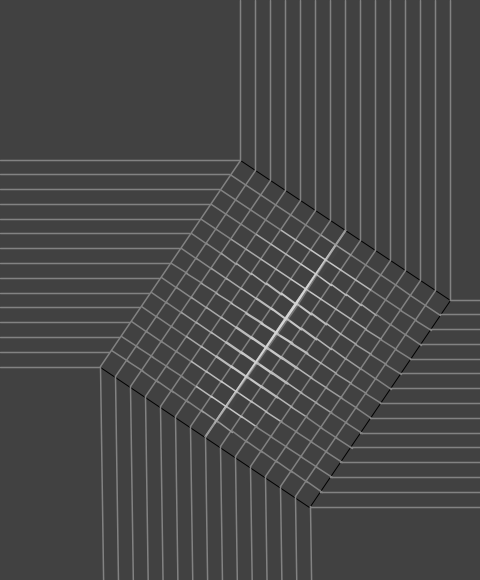
Frame 1 (no input)
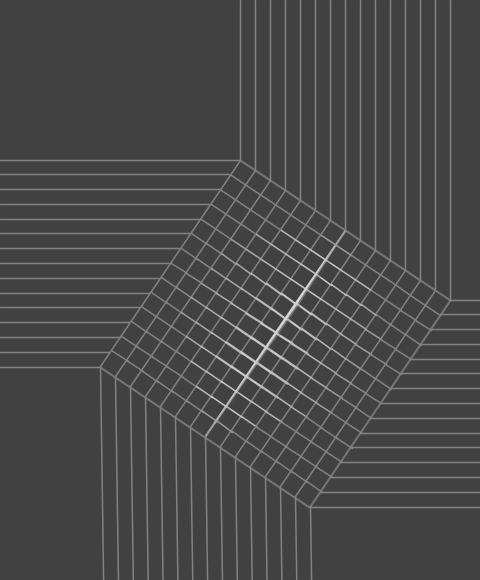
Frame 60 (the mouse pressed at the canvas centre just before this capture)
Frame 120 (the mouse held since frame 60 and released just before this capture): identical to frame 60, image omitted

The Processing sketch that drew these frames (run headless with seeded random() and noise(); from frame 60 on, the mouse is pressed at the canvas centre):

// Processing sketch: davidsketch_240131b_lineArt4
// ── davidsketch_240131b_lineArt4.pde
/*inspired by Lothar Charoux
Squares - 1970 https://www.wikiart.org/en/lothar-charoux/squares-1970
*/

//function that runs at start 
void setup(){
 //set window size to 480,580 
 size(480,580); 
 
}

//function that runs every frame
void draw(){
 //set background to the color 65
  background(65);
  //seting variables that ive been reusing to tweak them more easily
  float greyline = 130;
  float cornerx = 450;
  float cornery = 300;
  float hguidex = 240;
  float hguidey = 160;
  //vector that i use to make a segmented line
  PVector temp = new PVector(290,17);
  
  //create top and bottom of tilted square
  line(240 - 0*10.00,160 - 0*-14.79,450 + 0*-10.05,300 - 0 *-14.83);
  line(240 - 14*10.00,160 - 14*-14.79,450 + 14*-10.05,300 - 14 *-14.83);
   
  //loop that makes the all the lines of the shape on the outer edjes and vertical line inside the tilted square
  for(int i=0;i<15;i++){
   //vertical lines inside of tilted square being created by the for loop using the value of i to position it
    line(cornerx - (i*15),(cornery -(i*10)),(cornerx - (i*15)) - 140,(cornery -(i*10)) + 206);
    //make lighter line in middle
    if(i == 7){
      stroke(155);
      strokeWeight(2.1);
      line(cornerx - (i*15),(cornery -(i*10)),(cornerx - (i*15)) - 140,(cornery -(i*10)) + 206);
    }
    //set stroke color and stroke weight
     stroke(greyline);
     strokeWeight(1.5);

  
  //vertical lines extruding from top of tilted square
  line(450 - (i *15),0,cornerx - (i*15),cornery - (i*10));
  //horizintal lines extruding from the left of tilted square
  line(0,hguidey- i*-14.79,hguidex - i*10.05,hguidey- i*-14.79);
  //horizintal lines extruding from the right of tilted square
  line(cornerx - i*10,cornery - i*-14.79,999,cornery - i*-14.79);
  //vertical lines extruding from bottom of tilted square
  line((cornerx - i*15)-140, (cornery -i*10)+206,cornerx - i*15, 9999);
  }
  
//variables to manually tweak the gradient
  float tweak = 0.67;
  float tweak2 = 0.73;
  float tweak3 = 0.65;
  float tweak4 = 0.58;
  float tweak5 = 0.52;
  float tweak6 = 0.42;
  float tweak7 = 0.51;
  //variables i made from trial and error to align the segmented lines correctly
  float idk = -17.700; 
  float idk2 = 0.2;
  //push matrix so that the roation doesnt affect the lines in the loop thats above
    pushMatrix();
//length of each segment
 float seg = 18;
/*i want to change the segment length to 9
and change the loop to j<seg * 28 and fix the tweaking and add more imbetween
tweaking to make this more accurate
but i think its accurate enough already*/


  //rotate the segmented line
     rotate(0.590);
     //loop for applying gradient
for(int k = 0; k<13; k++){
  //loop for segmented line j gets incremented by the length of each segement
   for (int j = 0; j<seg * 14; j+=seg) {
     //affecting all horizontal lines inside tilted square beyond the first one
     if (k>=1){
    if (j == seg * 5 || j == seg * 8){
   if(k==4){
       strokeWeight(2);
   }else if(k==5){
       strokeWeight(2.1);
   }
   else if(k==6){
       strokeWeight(2.2);
   }
    else if(k==7){
       strokeWeight(2.4);
   }
   else if(k==8){
       strokeWeight(2.4);
   }
   else if(k==9){
       strokeWeight(2.2);
   }
    else if(k==9){
       strokeWeight(2);
   }
   else if(k==9){
       strokeWeight(2);
   }
      stroke(lerpColor(50,255,tweak));

    }
    else if(j == seg * 6 || j == seg * 7){
if(k==4){
       strokeWeight(2);
   }else if(k==5){
       strokeWeight(2.1);
   }
   else if(k==6){
       strokeWeight(2.2);
   }
    else if(k==7){
       strokeWeight(2.4);
   }
   else if(k==8){
       strokeWeight(2.4);
   }
   else if(k==9){
       strokeWeight(2.2);
   }
    else if(k==9){
       strokeWeight(2);
   }
            stroke(lerpColor(50,255,tweak2));
    }
    else{
            stroke(greyline);
    }
   } 
   //first horizontal line added inside tilted square
   if(k==0){
        if(j<seg * 6 || j>seg * 7 ){
       stroke(greyline);
   }
        if(j == seg * 6 || j == seg * 7){

            stroke(lerpColor(50,255,tweak7));
    }
     }
   if (k>0){
     if(j==seg * 4 || j==seg *9){
        stroke(lerpColor(50,255,tweak3));
     }
   }
     if (k>1){
     if(j==seg * 3 || j==seg *10){
        stroke(lerpColor(50,255,tweak4));

     }
   }
   if (k>2){
     if(j==seg * 2 || j==seg *11){
        stroke(lerpColor(50,255,tweak5));

     }
   }
     if (k>3){
     if(j==seg * 1 || j==seg *12){
        stroke(lerpColor(50,255,tweak6));
     }
    
   }
   
   if (k==12){
     if(j<seg * 6 || j>seg * 7 ){
       stroke(greyline);
   }
   if(j == seg * 6 || j == seg * 7){
      stroke(lerpColor(50,255,tweak7));
    }
   }
   
   if (k==11){
     if(j<seg * 5 || j>seg * 8 ){
       stroke(greyline);
     }
   }
   if (k==10){
     if(j<seg * 4 || j>seg * 9 ){
       stroke(greyline);
     }
   }
   if (k==9){
     if(j<seg * 3 || j>seg * 10 ){
       stroke(greyline);
     }
   }
    if (k==8){
     if(j<seg * 2 || j>seg * 11 ){
       stroke(greyline);
     }
   }
    if (k==7){
     if(j<seg * 1 || j>seg * 12 ){
       stroke(greyline);
     }
   }
     
    line(temp.x + j - (k*idk2), temp.y - (k*idk), temp.x +(j+ seg), temp.y - (k*idk));
         strokeWeight(1.5);
   }
}

  
  
  
  //revert matrix to how it was before
 popMatrix();
 //creating shadow thing
   stroke(80,50);
   strokeWeight(4);
   line(337,248,217,423);
   //create white line getting bigger with quad
   strokeWeight(2);
   stroke(200,100);
   fill(220);
   quad(335,245,296,306,214,423,284,319);
  
}

void mousePressed() {
  //save the screen as a png file
  save(this + ".png");
}
